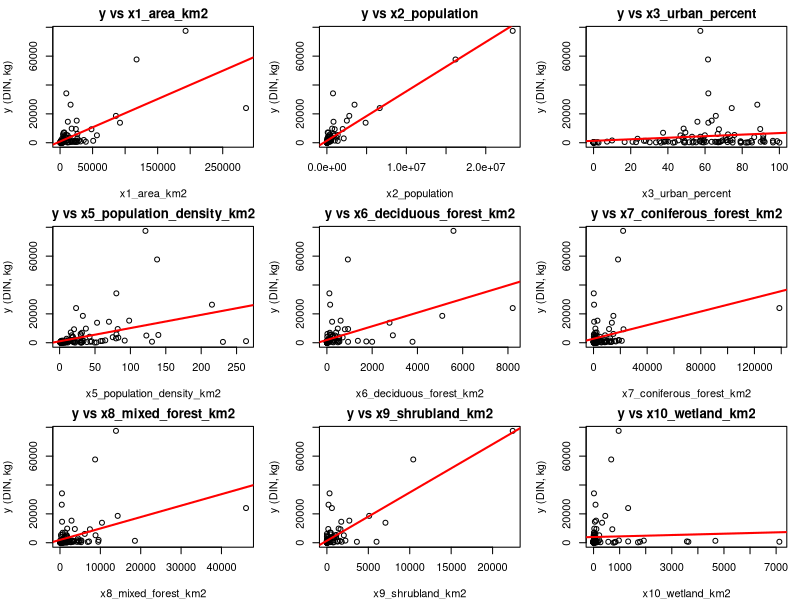
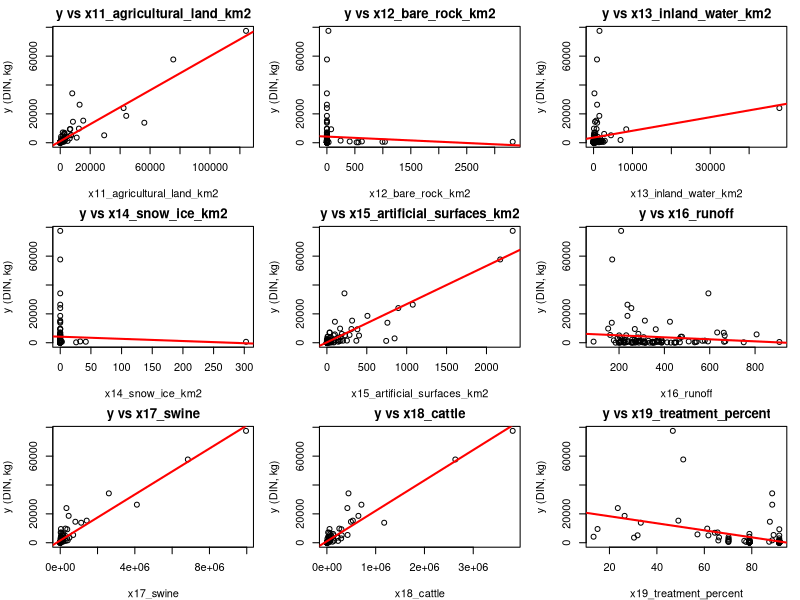
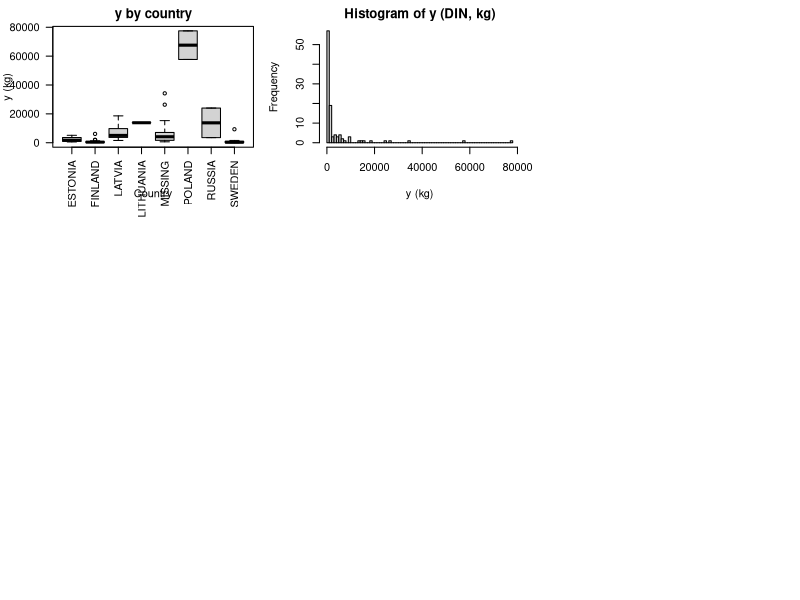
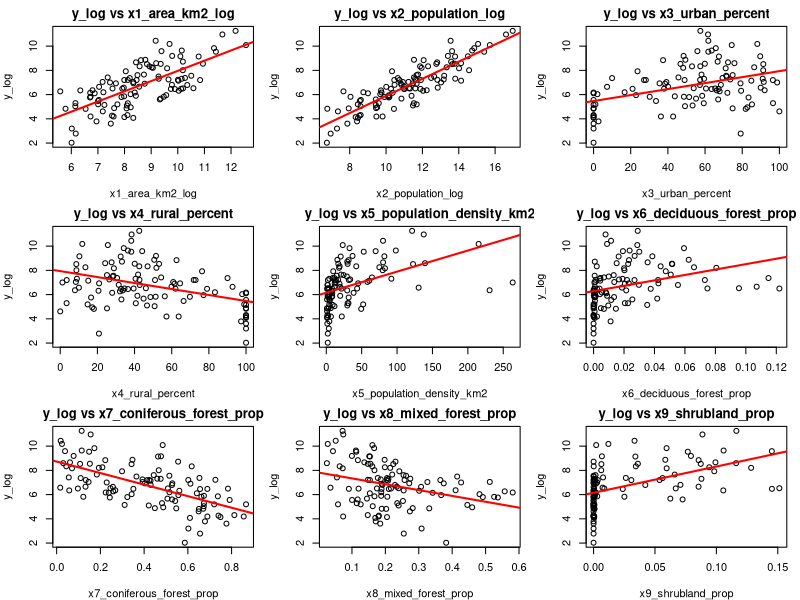
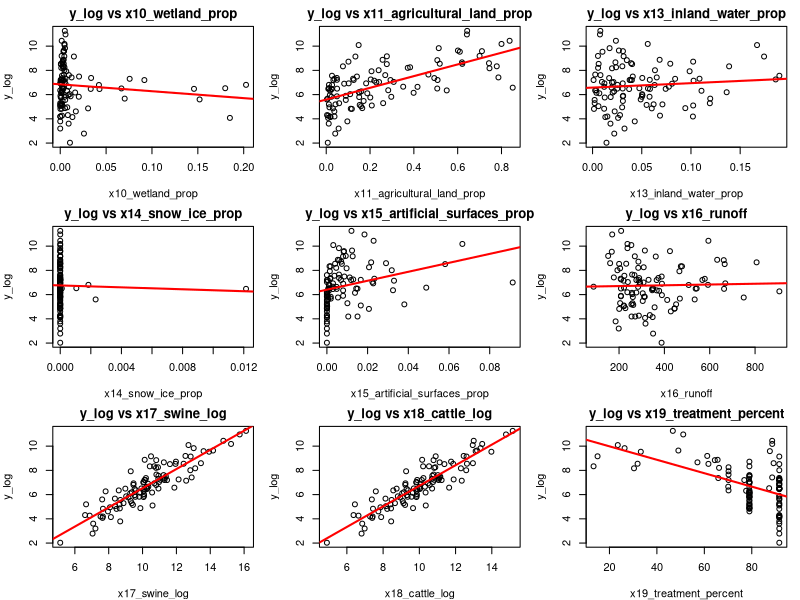
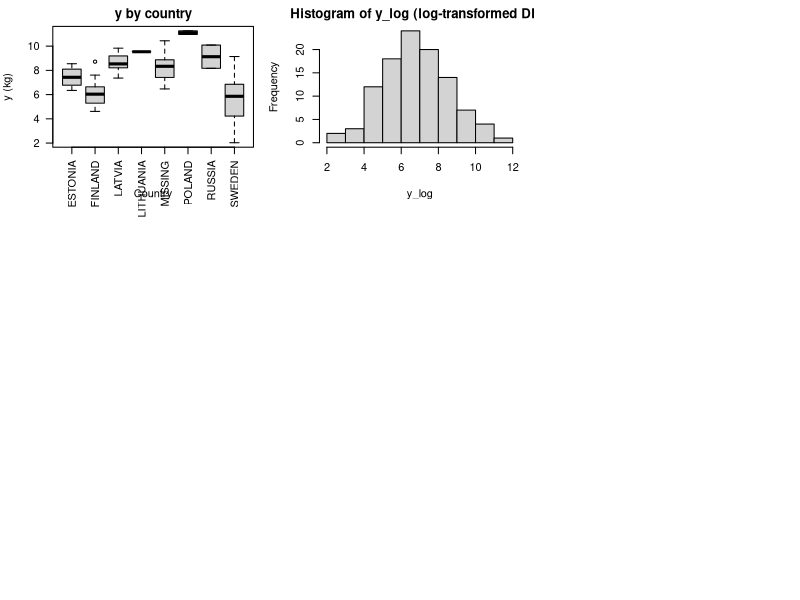
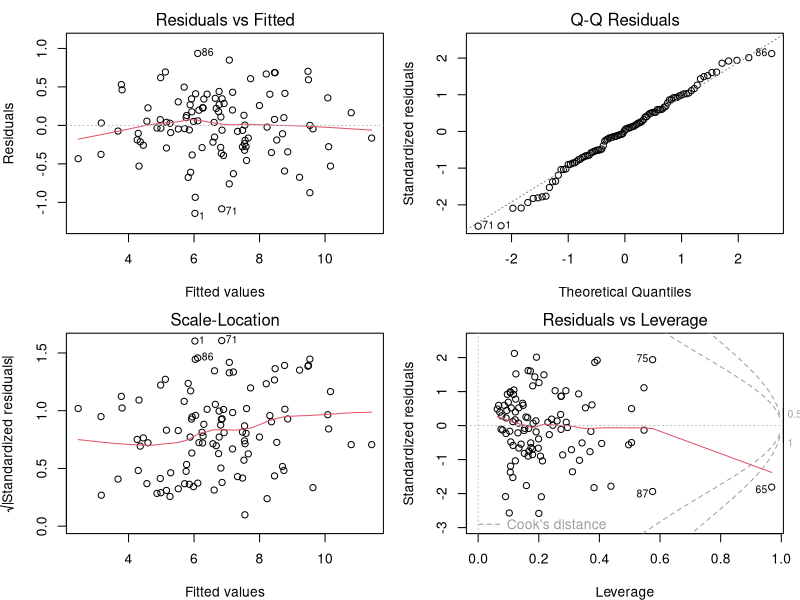
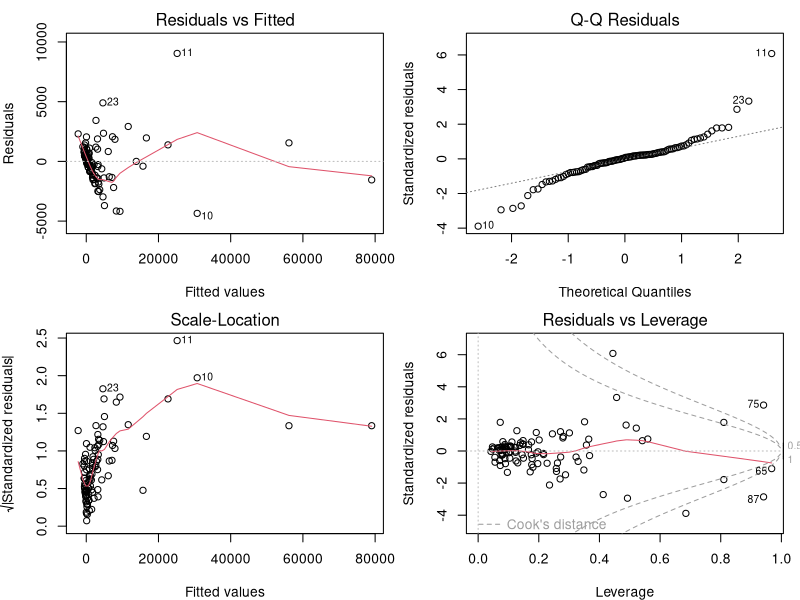

Here is the R script that generated these plots, in order:
## ---- chunk 1
options(stringsAsFactors = FALSE)
set.seed(5021)
## ---- chunk 2
# Anta att filen finns i arbetskatalogen
dat_raw <- read.csv("baltic_DIN.csv", sep = ",", header = TRUE, check.names = FALSE)
## ---- chunk 3
df <- dat_raw

# Byt namn och enheter:
# x1: avrinningsområde (ha) -> km2
df$x1_area_km2 <- df$x1 * 0.01

# x2: befolkning
df$x2_population <- df$x2

# x3, x4: andelar (%) stad/landsbygd
df$x3_urban_percent <- df$x3
df$x4_rural_percent <- df$x4

# x5: befolkningstäthet (inv/km2)
df$x5_population_density_km2 <- df$x5

# x6–x15: areor (ha) -> km2
df$x6_deciduous_forest_km2      <- df$x6  * 0.01
df$x7_coniferous_forest_km2     <- df$x7  * 0.01
df$x8_mixed_forest_km2          <- df$x8  * 0.01
df$x9_shrubland_km2             <- df$x9  * 0.01
df$x10_wetland_km2              <- df$x10 * 0.01
df$x11_agricultural_land_km2    <- df$x11 * 0.01
df$x12_bare_rock_km2            <- df$x12 * 0.01
df$x13_inland_water_km2         <- df$x13 * 0.01
df$x14_snow_ice_km2             <- df$x14 * 0.01
df$x15_artificial_surfaces_km2  <- df$x15 * 0.01

# x16: avrinning (mm/år)
df$x16_runoff <- df$x16

# x17, x18: djur
df$x17_swine  <- df$x17
df$x18_cattle <- df$x18

# x19: anslutning till reningsverk från (%) till andel
df$x19_treatment_percent <- df$x19

# x20: land (faktor, hantera saknade)
df$x20_country <- df$x20
df$x20_country[is.na(df$x20_country) | df$x20_country == "" ] <- "Missing"
df$x20_country <- factor(df$x20_country)

# Create Sweden vs Non-Sweden indicator
df$sweden_group <- ifelse(df$x20_country == "SWEDEN", "Sweden", "Non-Sweden")
df$sweden_group <- factor(df$sweden_group, levels = c("Non-Sweden", "Sweden"))
df
## ---- chunk 4
# Visa alla variabelnamn
names(df)

# Antal observationer per land
table(df$x20_country)

# Check distribution
table(df$sweden_group)

# Kontrollera att andelar summerar till 100%
df$urban_rural_sum <- df$x3_urban_percent + df$x4_rural_percent
summary(df$urban_rural_sum)

# Kontrollera att befolkningstäthet stämmer (befolkning / area_km2)
df$density_check <- df$x2_population / df$x1_area_km2
summary(df$x5_population_density_km2 - df$density_check)

# Kontrollera att areor summerar till total area (eller mindre)
area_vars <- c("x6_deciduous_forest_km2", "x7_coniferous_forest_km2", 
               "x8_mixed_forest_km2", "x9_shrubland_km2", "x10_wetland_km2",
               "x11_agricultural_land_km2", "x12_bare_rock_km2", 
               "x13_inland_water_km2", "x14_snow_ice_km2", 
               "x15_artificial_surfaces_km2")
df$area_sum <- rowSums(df[, area_vars])
df$area_diff <- df$x1_area_km2 - df$area_sum
summary(df$area_diff)

# Visa de viktigaste kontrollerna
cat("\n=== SAMMANFATTNING ===\n")
cat("Total observationer:", nrow(df), "\n")
cat("Antal länder:", nlevels(df$x20_country), "\n")
cat("Länder med endast 1 observation:\n")
print(names(table(df$x20_country))[table(df$x20_country) == 1])
## ---- chunk 5
# Hjälpfunktion som tål nollor
log1p_safe <- function(z) log1p(pmax(z, 0))

# Respons
df$y_log <- log1p_safe(df$y)   # log(1+y) för numerisk stabilitet

# Log-transformerade explanatorer (angivna)
df$x1_area_km2_log    <- log1p_safe(df$x1_area_km2)
df$x2_population_log  <- log1p_safe(df$x2_population)
df$x17_swine_log      <- log1p_safe(df$x17_swine)
df$x18_cattle_log     <- log1p_safe(df$x18_cattle)

# Proportioner för x6–x15 (andel av total area)
area_total <- df$x1_area_km2
df$x6_deciduous_forest_prop     <- df$x6_deciduous_forest_km2     / area_total
df$x7_coniferous_forest_prop    <- df$x7_coniferous_forest_km2    / area_total
df$x8_mixed_forest_prop         <- df$x8_mixed_forest_km2         / area_total
df$x9_shrubland_prop            <- df$x9_shrubland_km2            / area_total
df$x10_wetland_prop             <- df$x10_wetland_km2             / area_total
df$x11_agricultural_land_prop   <- df$x11_agricultural_land_km2   / area_total
df$x12_bare_rock_prop           <- df$x12_bare_rock_km2           / area_total
df$x13_inland_water_prop        <- df$x13_inland_water_km2        / area_total
df$x14_snow_ice_prop            <- df$x14_snow_ice_km2            / area_total
df$x15_artificial_surfaces_prop <- df$x15_artificial_surfaces_km2 / area_total

# Log-versioner av areor x6–x15 (som efterfrågat)
df$x6_deciduous_forest_km2_log      <- log1p_safe(df$x6_deciduous_forest_km2)
df$x7_coniferous_forest_km2_log     <- log1p_safe(df$x7_coniferous_forest_km2)
df$x8_mixed_forest_km2_log          <- log1p_safe(df$x8_mixed_forest_km2)
df$x9_shrubland_km2_log             <- log1p_safe(df$x9_shrubland_km2)
df$x10_wetland_km2_log              <- log1p_safe(df$x10_wetland_km2)
df$x11_agricultural_land_km2_log    <- log1p_safe(df$x11_agricultural_land_km2)
df$x12_bare_rock_km2_log            <- log1p_safe(df$x12_bare_rock_km2)
df$x13_inland_water_km2_log         <- log1p_safe(df$x13_inland_water_km2)
df$x14_snow_ice_km2_log             <- log1p_safe(df$x14_snow_ice_km2)
df$x15_artificial_surfaces_km2_log  <- log1p_safe(df$x15_artificial_surfaces_km2)
## ---- chunk 6
# Lista i ordning x1, x2, x3, x5, x6-x19 (hoppa över x4 och x20 som inte är numeriska)
numeric_x <- c("x1_area_km2","x2_population","x3_urban_percent","x5_population_density_km2",
               "x6_deciduous_forest_km2","x7_coniferous_forest_km2","x8_mixed_forest_km2",
               "x9_shrubland_km2","x10_wetland_km2","x11_agricultural_land_km2",
               "x12_bare_rock_km2","x13_inland_water_km2","x14_snow_ice_km2",
               "x15_artificial_surfaces_km2","x16_runoff","x17_swine","x18_cattle",
               "x19_treatment_percent")
par(mfrow=c(3,3), mar=c(4,4,2,1))
for (v in numeric_x) {
  plot(df[[v]], df$y, xlab=v, ylab="y (DIN, kg)", main=paste("y vs", v))
  abline(lm(df$y ~ df[[v]]), col="red", lwd=2)
}
## ---- chunk 7
# x4 och x20 är icke-numeriska för plottyp: visa boxplot för land
boxplot(y ~ x20_country, data=df, main="y by country", xlab="Country", ylab="y (kg)", las=2)
## ---- chunk 8
hist(df$y, breaks="FD", main="Histogram of y (DIN, kg)", xlab="y (kg)")
## ---- chunk 9
# Lista i ordning x1, x2, x3, x5, x6-x19 (hoppa över x4 och x20 som inte är numeriska)
vars_trans <- c("x1_area_km2_log","x2_population_log","x3_urban_percent","x4_rural_percent","x5_population_density_km2",
                "x6_deciduous_forest_prop","x7_coniferous_forest_prop","x8_mixed_forest_prop",
                "x9_shrubland_prop","x10_wetland_prop","x11_agricultural_land_prop",
                "x13_inland_water_prop","x14_snow_ice_prop","x15_artificial_surfaces_prop",
                "x16_runoff","x17_swine_log","x18_cattle_log",
                "x19_treatment_percent")

par(mfrow=c(3,3), mar=c(4,4,2,1))
for (v in vars_trans) {  
  plot(df[[v]], df$y_log, xlab=v, ylab="y_log", main=paste("y_log vs", v))
  abline(lm(df$y_log ~ df[[v]]), col="red", lwd=2)
}


## ---- chunk 10
# x4 och x20 är icke-numeriska för plottyp: visa boxplot för land
boxplot(y_log ~ x20_country, data=df, main="y by country", xlab="Country", ylab="y (kg)", las=2)
## ---- chunk 11
## Histogram av (y_log)
hist(df$y_log, breaks="FD", main="Histogram of y_log (log-transformed DIN)", xlab="y_log")
## ---- chunk 12
# Full modell enligt specifikation (exkludera x4, x5, x12)
form_full_log <- y_log ~ x1_area_km2_log + x2_population_log + x3_urban_percent +
  x6_deciduous_forest_prop + x7_coniferous_forest_prop + x8_mixed_forest_prop +
  x9_shrubland_prop + x10_wetland_prop + x11_agricultural_land_prop +
  x13_inland_water_prop + x14_snow_ice_prop + x15_artificial_surfaces_prop +
  x16_runoff + x17_swine_log + x18_cattle_log + x19_treatment_percent +
  x20_country

fit_full_log <- lm(form_full_log, data=df)
summary(fit_full_log)
## ---- chunk 13
# Använd MASS::stepAIC utan att ladda paketet globalt
fit_step_log <- MASS::stepAIC(fit_full_log, direction="both", trace=FALSE)
summary(fit_step_log)
## ---- chunk 14
# Egen VIF-funktion för numeriska prediktorer (faktorer utesluts)
vif_numeric <- function(model, data){
  tt <- terms(model)
  labs <- attr(tt, "term.labels")
  num_vars <- labs[sapply(labs, function(v) is.numeric(data[[v]]))]
  out <- setNames(numeric(length(num_vars)), num_vars)
  for (v in num_vars) {
    others <- setdiff(num_vars, v)
    if (length(others) == 0) { out[v] <- NA_real_; next }
    r2 <- summary(lm(as.formula(paste(v, "~", paste(others, collapse="+"))), data=data))$r.squared
    out[v] <- 1/(1 - r2)
  }
  out
}

vif_full_log <- vif_numeric(fit_full_log, df)
vif_step_log <- vif_numeric(fit_step_log, df)

vif_full_log
vif_step_log
## ---- chunk 15
par(mfrow=c(2,2))
plot(fit_full_log)  # standarddiagnostik för log-modellen
## ---- chunk 16
# Motsvarande modell utan log på responsen (råa nivåer, samma typer av prediktorer men utan log på x)
form_full_raw <- y ~ x1_area_km2 + x2_population + x3_urban_percent +
  x6_deciduous_forest_prop + x7_coniferous_forest_prop + x8_mixed_forest_prop +
  x9_shrubland_prop + x10_wetland_prop + x11_agricultural_land_prop +
  x13_inland_water_prop + x14_snow_ice_prop + x15_artificial_surfaces_prop +
  x16_runoff + x17_swine + x18_cattle + x19_treatment_percent + x20_country

fit_full_raw <- lm(form_full_raw, data=df)
summary(fit_full_raw)
## ---- chunk 17
par(mfrow=c(2,2))
plot(fit_full_raw) # diagnostik för rå-modellen
## ---- chunk 18
# Full model WITHOUT country
form_no_country <- y_log ~ x1_area_km2_log + x2_population_log + x3_urban_percent +
  x6_deciduous_forest_prop + x7_coniferous_forest_prop + x8_mixed_forest_prop +
  x9_shrubland_prop + x10_wetland_prop + x11_agricultural_land_prop +
  x13_inland_water_prop + x14_snow_ice_prop + x15_artificial_surfaces_prop +
  x16_runoff + x17_swine_log + x18_cattle_log + x19_treatment_percent

fit_no_country <- lm(form_no_country, data=df)
fit_step_no_country <- MASS::stepAIC(fit_no_country, direction="both", trace=FALSE)

# See what variables were selected
formula(fit_step_no_country)

# Add sweden_group to the selected model
form_step_sweden <- update(formula(fit_step_no_country), . ~ . + sweden_group)
fit_step_sweden <- lm(form_step_sweden, data=df)

# Test interactions with selected variables only
selected_vars <- all.vars(formula(fit_step_no_country))[-1]  # Get predictor names
form_step_interact <- as.formula(paste("y_log ~ (", 
                                       paste(selected_vars, collapse=" + "), 
                                       ") * sweden_group"))
fit_step_interact <- lm(form_step_interact, data=df)

# Run the tests
anova(fit_step_sweden, fit_step_interact)  # Interactions
## ---- chunk 19
anova(fit_step_no_country, fit_step_sweden)     # Main effect
## ---- chunk 20
par(mfrow=c(2,2))
plot(fit_step_sweden) 
## ---- chunk 21
# Testa Sweden vs Non-Sweden effekt
form_sweden_full <- update(form_no_country, . ~ . + sweden_group)
fit_sweden_full <- lm(form_sweden_full, data=df)

# Full interaction model: Sweden vs Non-Sweden with ALL predictors
form_sweden_interact_full <- update(form_no_country, . ~ (.) * sweden_group)
fit_sweden_interact_full <- lm(form_sweden_interact_full, data=df)

anova(fit_sweden_full, fit_sweden_interact_full)
## ---- chunk 22
anova(fit_no_country, fit_sweden_full)
## ---- chunk 23
# Diagnostic plots
par(mfrow=c(2,2))
plot(fit_sweden_interact_full, main="Sweden Interaction Model Diagnostics")
## ---- chunk 24
# Duans smearing-faktor
smearing_factor <- function(fit) {
  mean(exp(residuals(fit)))
}

# Brute force LOOCV RMSE.
# response_is_log: TRUE om modellen har log-respons.
# use_smearing: TRUE för att backtransformera med smearing (rekommenderat för log-respons).
loocv_rmse <- function(formula, data, response_is_log = FALSE, use_smearing = FALSE) {
  n <- nrow(data)
  se <- numeric(n)
  skipped <- 0
  
  for (i in seq_len(n)) {
    train <- data[-i, , drop=FALSE]
    test  <- data[i,  , drop=FALSE]
    
    tryCatch({
      fit_i <- lm(formula, data=train) # Lithuania har ett observation måste inte räknas
      if (response_is_log) {
        pred_log <- as.numeric(predict(fit_i, newdata=test))
        if (use_smearing) {
          sm <- smearing_factor(fit_i)
          pred <- exp(pred_log) * sm - 1
        } else {
          pred <- exp(pred_log) - 1
        }
      } else {
        pred <- as.numeric(predict(fit_i, newdata=test))
      }
      se[i] <- (test$y - pred)^2
    }, error = function(e) {
      se[i] <<- NA
      skipped <<- skipped + 1
    })
  }
  
  if(skipped > 0) {
    warning(paste("Skipped", skipped, "observations due to factor level issues"))
  }
  sqrt(mean(se, na.rm=TRUE))
}
## ---- chunk 25
# A: log-respons + log-arealer (x6–x15 i log-km2), samt övriga enligt instruktion
form_A <- y_log ~ x1_area_km2_log + x2_population_log + x3_urban_percent +
  x6_deciduous_forest_km2_log + x7_coniferous_forest_km2_log + x8_mixed_forest_km2_log +
  x9_shrubland_km2_log + x10_wetland_km2_log + x11_agricultural_land_km2_log +
  x13_inland_water_km2_log + x14_snow_ice_km2_log + x15_artificial_surfaces_km2_log +
  x16_runoff + x17_swine_log + x18_cattle_log + x19_treatment_percent + x20_country

fit_A <- lm(form_A, data=df)
rmse_A <- loocv_rmse(form_A, df, response_is_log=TRUE, use_smearing=TRUE)
adjr2_A <- summary(fit_A)$adj.r.squared

# B: log-respons + proportioner (x6–x15 som prop)
form_B <- y_log ~ x1_area_km2_log + x2_population_log + x3_urban_percent +
  x6_deciduous_forest_prop + x7_coniferous_forest_prop + x8_mixed_forest_prop +
  x9_shrubland_prop + x10_wetland_prop + x11_agricultural_land_prop +
  x13_inland_water_prop + x14_snow_ice_prop + x15_artificial_surfaces_prop +
  x16_runoff + x17_swine_log + x18_cattle_log + x19_treatment_percent + x20_country

fit_B <- lm(form_B, data=df)
rmse_B <- loocv_rmse(form_B, df, response_is_log=TRUE, use_smearing=TRUE)
adjr2_B <- summary(fit_B)$adj.r.squared

# C: rå-respons + alla råa variabler (km2 för areor, inga loggar/prop)
form_C <- y ~ x1_area_km2 + x2_population + x3_urban_percent +
  x6_deciduous_forest_km2 + x7_coniferous_forest_km2 + x8_mixed_forest_km2 +
  x9_shrubland_km2 + x10_wetland_km2 + x11_agricultural_land_km2 +
  x13_inland_water_km2 + x14_snow_ice_km2 + x15_artificial_surfaces_km2 +
  x16_runoff + x17_swine + x18_cattle + x19_treatment_percent + x20_country

fit_C <- lm(form_C, data=df)
rmse_C <- loocv_rmse(form_C, df, response_is_log=FALSE, use_smearing=FALSE)
adjr2_C <- summary(fit_C)$adj.r.squared

data.frame(
  Model = c("LOG-RESP + LOG-AREAS (A)", "LOG-RESP + PROP-AREAS (B)", "RAW-RESP + RAW-ALL (C)"),
  LOOCV_RMSE = c(rmse_A, rmse_B, rmse_C),
  Adj_R2 = c(adjr2_A, adjr2_B, adjr2_C)
)
## ---- chunk 26
fit_A_step <- MASS::stepAIC(fit_A, direction="both", trace=FALSE)
fit_B_step <- MASS::stepAIC(fit_B, direction="both", trace=FALSE)
fit_C_step <- MASS::stepAIC(fit_C, direction="both", trace=FALSE)

fit_A_step
fit_C_step

summary(fit_A_step)
summary(fit_C_step)
## ---- chunk 27
# Extract formulas
form_A_step <- formula(fit_A_step)
form_B_step <- formula(fit_B_step)  
form_C_step <- formula(fit_C_step)

# Fit models
fit_A_step2 <- lm(form_A_step, data=df)
fit_B_step2 <- lm(form_B_step, data=df)  # Use B_step instead of B_mapped
fit_C_step2 <- lm(form_C_step, data=df)

# Calculate LOOCV RMSE
rmse_A_step <- loocv_rmse(form_A_step, df, response_is_log=TRUE,  use_smearing=TRUE)
rmse_B_step <- loocv_rmse(form_B_step, df, response_is_log=TRUE,  use_smearing=TRUE)  
rmse_C_step <- loocv_rmse(form_C_step, df, response_is_log=FALSE, use_smearing=FALSE)

# Calculate adjusted R-squared
adjr2_A_step <- summary(fit_A_step2)$adj.r.squared
adjr2_B_step <- summary(fit_B_step2)$adj.r.squared  
adjr2_C_step <- summary(fit_C_step2)$adj.r.squared

# Results table
data.frame(
  Model = c("A_step (LOG-RESP + LOG-AREAS, stepAIC)",
            "B_step (LOG-RESP + PROP-AREAS, stepAIC)",
            "C_step (RAW-RESP + RAW, stepAIC)"),
  LOOCV_RMSE = c(rmse_A_step, rmse_B_step, rmse_C_step),
  Adj_R2 = c(adjr2_A_step, adjr2_B_step, adjr2_C_step)
)
## ---- chunk 28
par(mfrow=c(2,2))
plot(fit_A_step2)
## ---- chunk 29
A_VIF <- vif_numeric(fit_A_step2, df)
A_VIF
